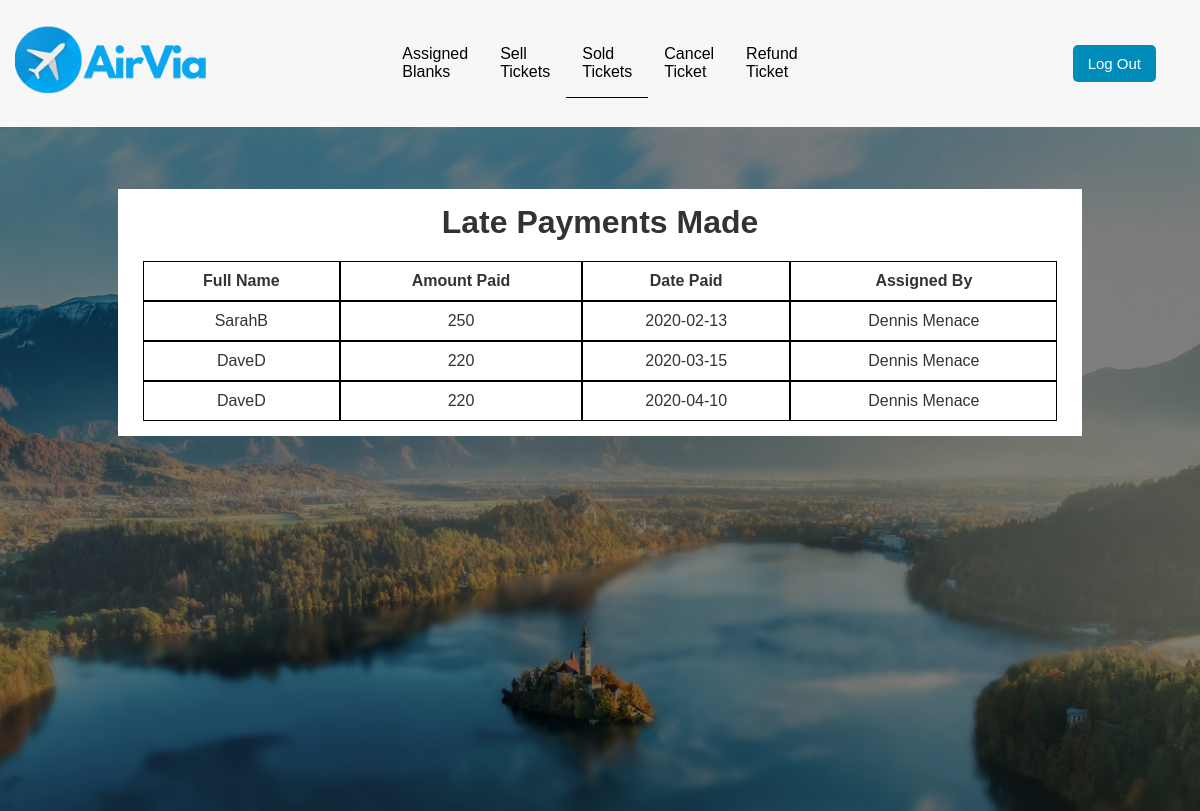
The app's page /templates/traveladvisor/latepayments.php (signed in) with its own data.
### tables this page shows
CREATE TABLE `latepayments` (
  `id` int(11) NOT NULL,
  `fullname1` varchar(255) NOT NULL,
  `amount1` varchar(255) NOT NULL,
  `datepaid1` date NOT NULL
);

CREATE TABLE `soldticket` (
  `id` int(11) NOT NULL,
  `date1` date NOT NULL,
  `datepaid` tinyint(1) NOT NULL,
  `datepaid1` date NOT NULL,
  `type1` varchar(255) NOT NULL,
  `paymenttype1` varchar(255) NOT NULL,
  `blanktypeandno1` varchar(255) NOT NULL,
  `fullname1` varchar(255) NOT NULL,
  `othername` varchar(255) NOT NULL,
  `origin` varchar(255) NOT NULL,
  `destination` varchar(255) NOT NULL,
  `currcode` varchar(255) NOT NULL,
  `amount1` varchar(255) NOT NULL,
  `USD` varchar(255) NOT NULL,
  `decimals` varchar(255) NOT NULL,
  `amountUSD` varchar(255) NOT NULL,
  `localtax` varchar(255) NOT NULL,
  `othertax` varchar(255) NOT NULL,
  `totaltax` varchar(255) NOT NULL,
  `totalamount1` varchar(255) NOT NULL,
  `nameoncard1` varchar(255) NOT NULL,
  `cardno1` varchar(255) NOT NULL,
  `cvv1` varchar(255) NOT NULL,
  `expirydate1` varchar(255) NOT NULL,
  `soldby` varchar(255) NOT NULL,
  `discount` varchar(255) NOT NULL,
  `discperc` varchar(255) NOT NULL,
  `existingdiscount` varchar(255) NOT NULL,
  `afterdiscount` float NOT NULL,
  `commission` varchar(255) NOT NULL DEFAULT '0',
  `range1` varchar(255) NOT NULL,
  `range2` varchar(255) NOT NULL
);

### templates/traveladvisor/latepayments.php (the view, shortened to what this page needs)
<!DOCTYPE html>
<html lang="en">
<head>
    <?php include('../../partials/header.php') ?>
</head>
<body style=" background: #344a72; ">
   <nav id="main-nav">
    <div class="contain" style="padding: 1.8rem;">
            <a href="home.php">
                    <img src="../../static/img/logo22.png" alt="" style=" position: absolute;top: 20px; left: 15px; max-width:200px">
            </a>
            <ul>
                <li><a href="assignedBlanks.php">Assigned Blanks</a></li>
                <li><a href="tickets.php">Sell Tickets</a></li>
                <li><a href="soldticket.php" class="present">Sold Tickets</a></li>
                <li><a href="cancelTicket.php">Cancel Ticket</a></li>
                <li><a href="refundTicket.php">Refund Ticket</a></li>
            </ul>
            <form action="../logout2.php" method="POST">
            <div class="item" style="padding: 15px 32px; text-align: center; border-radius: 5px; display: inline-block; position: absolute;top: 5px;right: 10px;">
                    <button style="background-color: #008CBA;border: none;color: white;padding: 10px 15px;text-align: center;border-radius: 5px;display: inline-block;font-size: 15px;margin:25px 2px;cursor: pointer;"
                    type="submit" class="logoutbtn" name="logout_btn2">Log Out</button>
                    </div>
            </form>
        </div>
    </nav>
    <header id="showcase">
        <div class="contain">
            <div class="showcase-contain">
                <div class="showcase-content">
                    <div id="container" style="max-width: 90%;">
                    <div class="form-wrap" style="max-width: 100rem;text-align: center;">
                    <?php
        $connection = mysqli_connect("localhost","root","","ats");
        $query = "SELECT a.fullname1,b.fullname1,a.amount1,a.datepaid1,b.soldby FROM latepayments a LEFT JOIN soldticket b ON a.fullname1 = b.fullname1 WHERE b.soldby = '".$_SESSION['username2']."'";
        $query_run = mysqli_query($connection,$query);
        ?>
    <h1 style="text-align: center; ">Late Payments Made</h1>
    <table style="margin-top: 20px" class="table table-bordered" id="dataTable" width="100%" cellspacing="0">
            <?php
        if(mysqli_num_rows($query_run) > 0) { ?>
        <thead>
            <tr>
                <th style="border: 1px solid black; padding: 10px ">Full Name</th>
                <th style="border: 1px solid black;  padding: 10px">Amount Paid</th>
                <th style="border: 1px solid black;  padding: 10px">Date Paid</th>
                <th style="border: 1px solid black;  padding: 10px">Assigned By</th>
            </tr>
            </thead>
            <tbody>
        <?php
            while($row = mysqli_fetch_assoc($query_run)) {
                ?>
            <tr>
                <td style="border: 1px solid black; text-align: center;   padding: 10px"><?php echo $row['fullname1'] ?> </td>
                <td style="border: 1px solid black; text-align: center;   padding: 10px"><?php echo $row['amount1'] ?> </td>
                <td style="border: 1px solid black; text-align: center;   padding: 10px"><?php echo $row['datepaid1'] ?> </td>
                <td style="border: 1px solid black; text-align: center;   padding: 10px"><?php echo $row['soldby'] ?> </td>
            </tr>
            <?php
            }}
            else {
                echo "No record found";
            }
    ?>
        </table>
                        </div>
                        </div>
                </div>
            </div>
        </div>
    </header>
</body>
</html>

### static/css/style.css (style rules this page uses)
* { padding: 0; margin: 0; box-sizing: border-box; }
body { font-family: Verdana, Geneva, Tahoma, sans-serif; }
#main-nav { background: #f7f7f7; position: sticky; top: 0; color: #333; z-index: 2; }
#main-nav .contain { display: grid; grid-template-columns: 1fr 1fr 1fr; }
#main-nav .contain ul { display: flex; list-style: none; align-items: center; }
#main-nav .contain ul li a { padding: 1rem; display: inline-block; }
#main-nav .contain div { justify-self: center; text-align: center; padding-top: 30px; }
.contain { max-width: 1200px; overflow: hidden; margin: auto; padding: 0 2rem; }
#showcase { background: #000; color: #fff; padding: 2rem; position: relative; }
#showcase::before { content: ''; background: url(../../static/img/showcase.jpg) no-repeat center center/cover; position: absolute; top: 0; left: 0; width: 100%; height: 100%; opacity: 0.5; }
#showcase .showcase-contain { display: grid; min-height: 77.5vh; }
#showcase .showcase-content { z-index: 1; color: #f7f7f7; }
.present { border-bottom: 1px solid #000; }
.form-wrap { padding: 15px 25px; }
.form-wrap h1, .form-wrap p { text-align: center; }
a { text-decoration: none; color: #000; padding: 1rem; }
form, label, input { margin:0; }
form { text-align: left; font-size: 15px; }
#container { margin: 30px auto; max-width: 30rem; }
.form-wrap { background: #fff; padding: 15px 25px; color: #333; }

### records on screen
latepayments: soldticket.fullname1 "SarahB", amount1 "250", datepaid1 "2020-02-13", soldticket.soldby "Dennis Menace"
latepayments: soldticket.fullname1 "DaveD", amount1 "220", datepaid1 "2020-03-15", soldticket.soldby "Dennis Menace"
latepayments: soldticket.fullname1 "DaveD", amount1 "220", datepaid1 "2020-04-10", soldticket.soldby "Dennis Menace"
